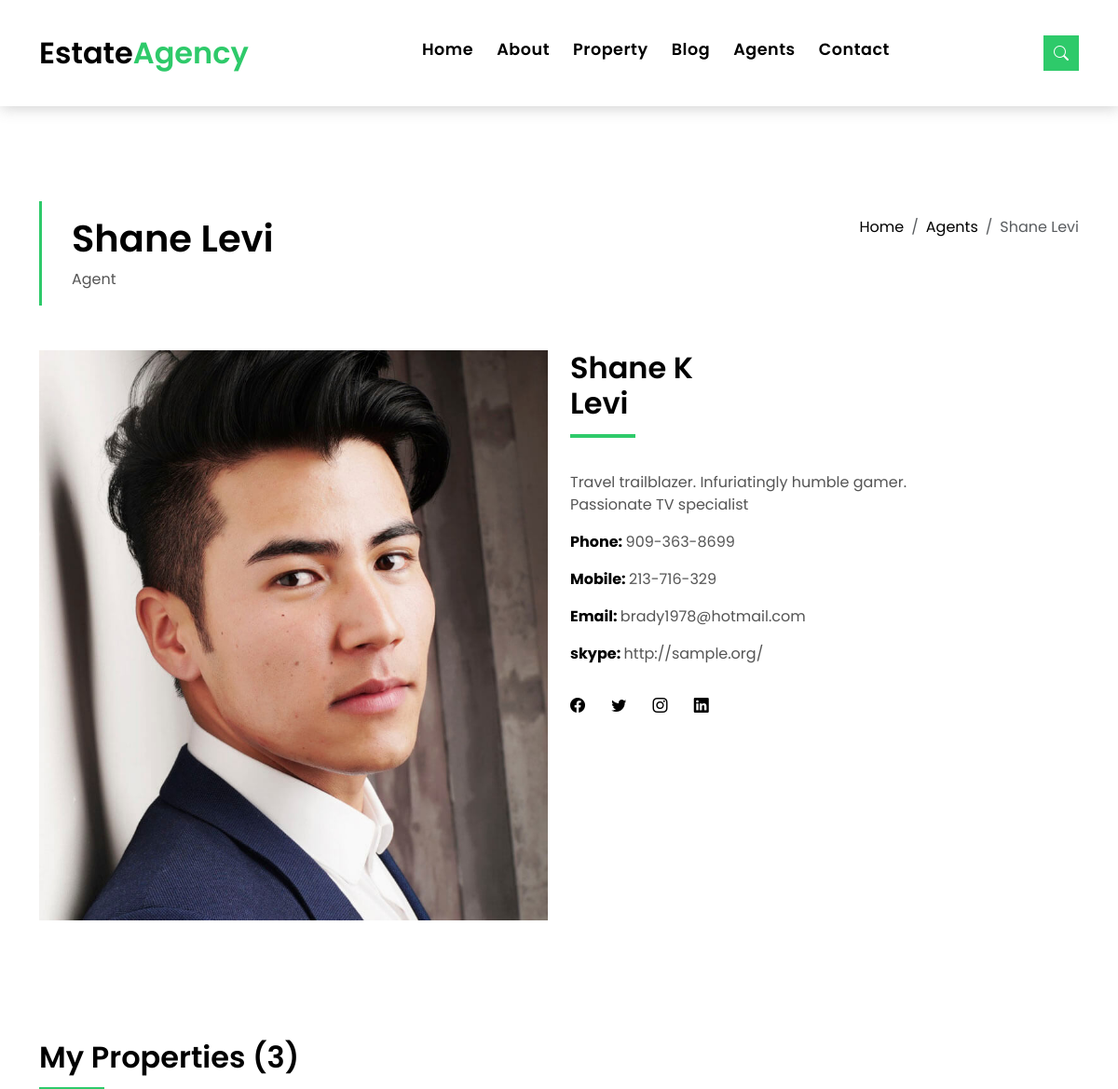
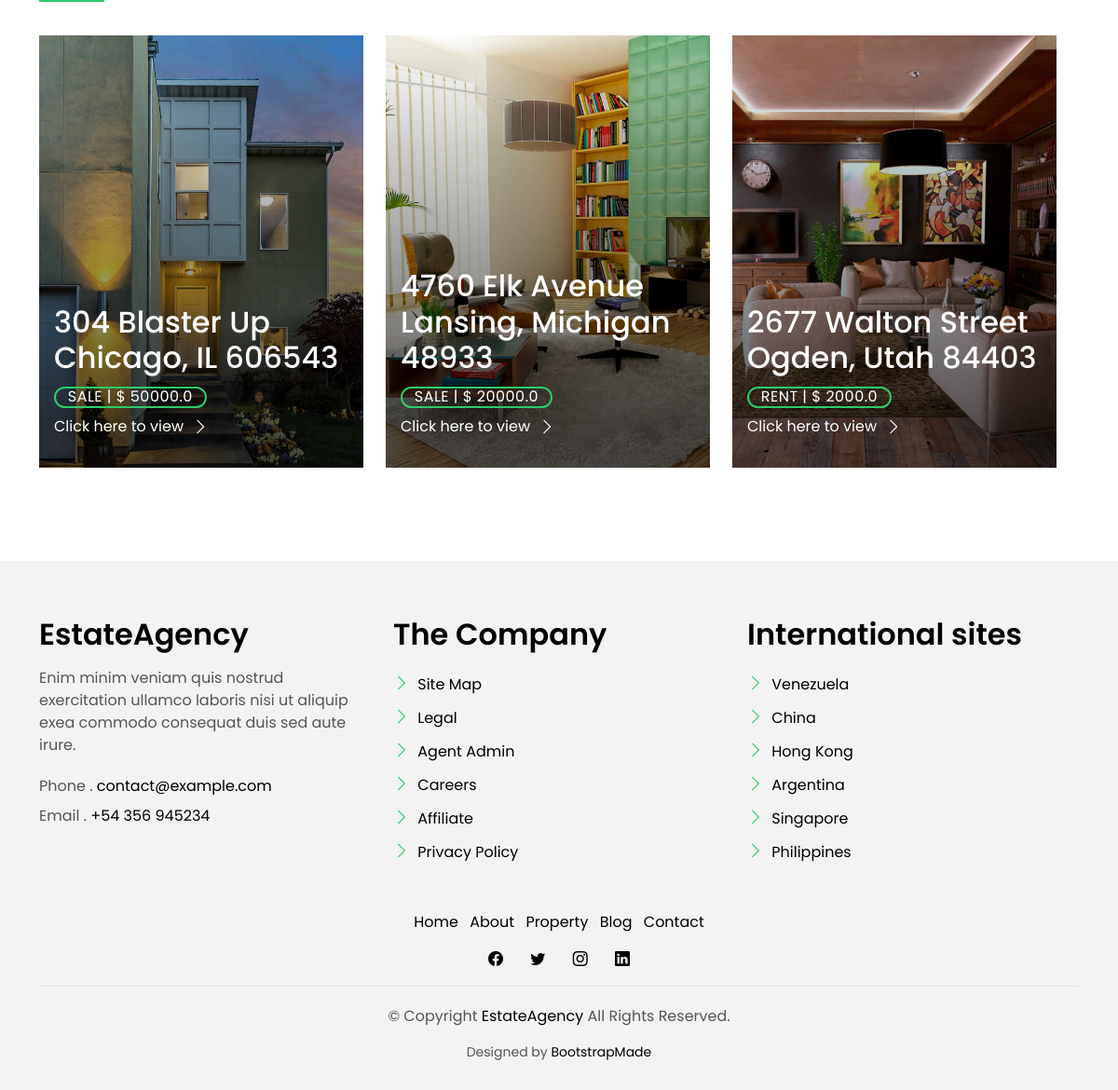
The page /agent/1/ on the database its author committed (2 pictures, top to bottom).
### Main/models.py (models this page shows, shortened)
class Agent(models.Model):
    first_name = models.CharField(max_length=200)
    middle_name = models.CharField(max_length=200)
    last_name = models.CharField(max_length=200)
    profile_pic=models.ImageField(upload_to='profile_pics')
    description=models.TextField()
    phone=models.CharField(max_length=12)
    mobile=models.CharField(max_length=12)
    email=models.EmailField(max_length=254)
    skype = models.URLField(max_length=200)
    fb = models.URLField(max_length=200)
    twitter = models.URLField(max_length=200)
    insta = models.URLField(max_length=200)
    linkedin = models.URLField(max_length=200)

class Property(models.Model):
    prop_name = models.CharField(max_length=200)
    location = models.CharField(max_length=200)
    price=models.FloatField(max_length=50)
    description=models.TextField()
    propertyType=models.CharField(max_length=50)
    status = models.CharField(max_length=200)
    area = models.FloatField()
    beds = models.IntegerField()
    baths = models.IntegerField()
    garage = models.IntegerField(null=True,default=0)
    map_location=models.URLField()
    floor_plans=models.ImageField(upload_to='floor_plans')
    amenities=models.ManyToManyField(Amenities)
    agent=models.ForeignKey(Agent,on_delete=models.CASCADE,related_name='agentProperty')

class Image(models.Model):
    property=models.ForeignKey(Property,on_delete=models.CASCADE,related_name="propertyImages")
    building=models.ImageField(upload_to='property')

### Main/views.py (the view)
# urls.py: path('agent/<str:pk>/',views.agent,name='agent'),
def agent(request,pk):
    info=Agent.objects.get(id=pk)
    property=Property.objects.filter(agent_id=pk)
    count=property.count
    images=[]
    for p in property:
        img=Image.objects.filter(property_id=p.id).first()
        images.append(img)
    data=zip(property,images)
    return render(request,"agent-single.html",{"info":info,"data":data,"count":count})

### templates/agent-single.html (shortened to what this page needs)
{% extends 'base.html' %}
{% load static %}
{% block content %}
  <main id="main">
    <section class="intro-single">
      <div class="container">
        <div class="row">
          <div class="col-md-12 col-lg-8">
            <div class="title-single-box">
              <h1 class="title-single">{{info.first_name}} {{info.last_name}}</h1>
              <span class="color-text-a">Agent</span>
            </div>
          </div>
          <div class="col-md-12 col-lg-4">
            <nav aria-label="breadcrumb" class="breadcrumb-box d-flex justify-content-lg-end">
              <ol class="breadcrumb">
                <li class="breadcrumb-item">
                  <a href="/">Home</a>
                </li>
                <li class="breadcrumb-item">
                  <a href="/agentGrid/">Agents</a>
                </li>
                <li class="breadcrumb-item active" aria-current="page">
                  {{info.first_name}} {{info.last_name}}
                </li>
              </ol>
            </nav>
          </div>
        </div>
      </div>
    </section>
    <section class="agent-single">
      <div class="container">
        <div class="row">
          <div class="col-sm-12">
            <div class="row">
              <div class="col-md-6">
                <div class="agent-avatar-box">
                  <img src="{{info.profile_pic.url}}" alt="" class="agent-avatar img-fluid">
                </div>
              </div>
              <div class="col-md-5 section-md-t3">
                <div class="agent-info-box">
                  <div class="agent-title">
                    <div class="title-box-d">
                      <h3 class="title-d">{{info.first_name}} {{info.middle_name}}
                        <br> {{info.last_name}}
                      </h3>
                    </div>
                  </div>
                  <div class="agent-content mb-3">
                    <p class="content-d color-text-a">
                      {{info.description}}
                    </p>
                    <div class="info-agents color-a">
                      <p>
                        <strong>Phone: </strong>
                        <span class="color-text-a"> {{info.phone}} </span>
                      </p>
                      <p>
                        <strong>Mobile: </strong>
                        <span class="color-text-a"> {{info.mobile}}</span>
                      </p>
                      <p>
                        <strong>Email: </strong>
                        <span class="color-text-a"> {{info.email}}</span>
                      </p>
                      <p>
                        <strong>skype: </strong>
                        <span class="color-text-a"> {{info.skype}}</span>
                      </p>
                    </div>
                  </div>
                  <div class="socials-footer">
                    <ul class="list-inline">
                      <li class="list-inline-item">
                        <a href="#" class="link-one">
                          <i class="bi bi-facebook" aria-hidden="true"></i>
                        </a>
                      </li>
                      <li class="list-inline-item">
                        <a href="#" class="link-one">
                          <i class="bi bi-twitter" aria-hidden="true"></i>
                        </a>
                      </li>
                      <li class="list-inline-item">
                        <a href="#" class="link-one">
                          <i class="bi bi-instagram" aria-hidden="true"></i>
                        </a>
                      </li>
                      <li class="list-inline-item">
                        <a href="#" class="link-one">
                          <i class="bi bi-linkedin" aria-hidden="true"></i>
                        </a>
                      </li>
                    </ul>
                  </div>
                </div>
              </div>
            </div>
          </div>
          <div class="col-md-12 section-t8">
            <div class="title-box-d">
              <h3 class="title-d">My Properties ({{count}})</h3>
            </div>
          </div>
          <div class="row property-grid grid">
            {% for p,image in data %}
            <div class="col-md-4">
              <div class="card-box-a card-shadow">
                <div class="img-box-a">
                  <img src="{{image.building.url}}" alt="" class="img-a img-fluid">
                </div>
                <div class="card-overlay">
                  <div class="card-overlay-a-content">
                    <div class="card-header-a">
                      <h2 class="card-title-a">
                        <a href="/property/{{p.id}}/">{{p.prop_name}}
                          <br /> {{p.location}}</a>
                      </h2>
                    </div>
                    <div class="card-body-a">
                      <div class="price-box d-flex">
                        <span class="price-a">{{p.status}} | $ {{p.price}}</span>
                      </div>
                      <a href="/property/{{p.id}}/" class="link-a">Click here to view
                        <span class="bi bi-chevron-right"></span>
                      </a>
                    </div>
                  </div>
                </div>
              </div>
            </div>
            {% endfor %}
          </div>
        </div>
      </div>
    </section>
  </main>
{% endblock %}

### static/css/style.css (style rules this page uses)
body { font-family: "Poppins", sans-serif; color: #555555; }
h1, h2, h3, h4, h5, h6 { color: #000000; }
a { color: #000000; text-decoration: none; transition: all 0.5s ease; }
.link-one { color: #000000; transition: all 0.5s ease; }
.link-a { text-decoration: none; color: #ffffff; text-decoration: none; }
@media (min-width: 768px) { .link-a { font-size: 0.9rem; } }
@media (min-width: 992px) { .link-a { font-size: 1rem; } }
.link-a span { font-size: 18px; vertical-align: middle; margin-left: 5px; }
@media (min-width: 768px) { .link-a span { font-size: 1.5rem; } }
@media (min-width: 992px) { .link-a span { font-size: 18px; } }
.color-a { text-decoration: none; color: #000000; }
.color-text-a { text-decoration: none; color: #555555; }
.section-t8 { padding-top: 8rem; }
.title-box-d { padding-bottom: 1.8rem; margin-bottom: 1rem; position: relative; }
.title-box-d .title-d { font-weight: 600; font-size: 2rem; }
.title-box-d .title-d:after { content: ""; position: absolute; width: 70px; height: 4px; background-color: #2eca6a; bottom: 20px; left: 0; }
.intro-single { padding: 12rem 0 3rem; }
.intro-single .title-single-box { padding: 1rem 0 1rem 2rem; }
.intro-single .title-single-box { border-left: 3px solid #2eca6a; }
.intro-single .title-single-box .title-single { font-weight: 600; font-size: 2.2rem; }
@media (min-width: 768px) { .intro-single .title-single-box .title-single { font-size: 2.1rem; } }
@media (min-width: 992px) { .intro-single .title-single-box .title-single { font-size: 2.5rem; } }
.intro-single .breadcrumb-box { padding: 1rem 0 0 0.5rem; }
.intro-single .breadcrumb { background-color: transparent; padding-right: 0; padding-left: 0; }
.card-box-a span, .card-box-b span, .card-box-c span, .card-box-d span { line-height: 0; }
@media (min-width: 768px) { .grid .card-box-a, .grid .card-box-b, .grid .card-box-c, .grid .card-box-d { margin-bottom: 2.5rem; } }
.card-box-a, .card-box-b, .card-box-d { position: relative; overflow: hidden; -webkit-backface-visibility: hidden; backface-visibility: hidden; }
.card-box-a .img-a, .card-box-a .img-b, .card-box-b .img-a, .card-box-b .img-b { transition: 0.8s all ease-in-out; }
@media (min-width: 768px) { .card-box-a .price-a, .card-box-b .price-a { font-size: 0.9rem; } }
@media (min-width: 992px) { .card-box-a .price-a, .card-box-b .price-a { font-size: 1rem; } }
.card-overlay { position: absolute; width: 100%; height: 100%; top: 0; left: 0; }
.card-shadow { -webkit-backface-visibility: hidden; backface-visibility: hidden; }
.card-shadow:before { content: " "; position: absolute; top: 0; left: 0; width: 100%; height: 100%; z-index: 1; background: linear-gradient(to bottom, rgba(0, 0, 0, 0) 0%, rgba(0, 0, 0, 0.2) 27%, rgba(0, 0, 0, 0.65) 90%); }
.card-overlay-a-content { transition: all 0.5s ease-in; position: absolute; width: 100%; bottom: 0px; z-index: 2; }
@media (min-width: 768px) { .card-overlay-a-content { bottom: -20px; } }
@media (min-width: 992px) { .card-overlay-a-content { bottom: 0px; } }
.card-header-a { padding: 0 1rem; }
.card-header-a .card-title-a { color: #ffffff; margin-bottom: 0; padding-bottom: 0.7rem; }
@media (min-width: 768px) { .card-header-a .card-title-a { font-size: 1.3rem; } }
@media (min-width: 992px) { .card-header-a .card-title-a { font-size: 2rem; } }
.card-header-a .card-title-a a { color: #ffffff; text-decoration: none; }
.card-body-a { z-index: 2; transition: all 0.5s ease-in; padding: 0rem 1rem 2rem 1rem; }
.card-body-a .price-box { padding-bottom: 0.5rem; }
.price-a { color: #ffffff; padding: 0.6rem 0.8rem; border: 2px solid #2eca6a; border-radius: 50px; text-transform: uppercase; letter-spacing: 0.03em; }
.agent-info-box .socials-footer { margin-top: 2rem; }
.agent-info-box .socials-footer li { margin-right: 1.5rem; }

### rows shown on the page
Agent: first_name "Shane", last_name "Levi", profile_pic (picture), middle_name "K", description "Travel trailblazer. Infuriatingly humble gamer. Passionate TV specialist", phone "909-363-8699", mobile "213-716-329", email "brady1978@hotmail.com", skype "http://sample.org/"
Property: building (picture), prop_name "304 Blaster Up", location "Chicago, IL 606543", status "SALE", price "50000.0"
Property: building (picture), prop_name "4760 Elk Avenue", location "Lansing, Michigan 48933", status "SALE", price "20000.0"
Property: building (picture), prop_name "2677 Walton Street", location "Ogden, Utah 84403", status "RENT", price "2000.0"

### other values the page prints
{{ count }} "3"
